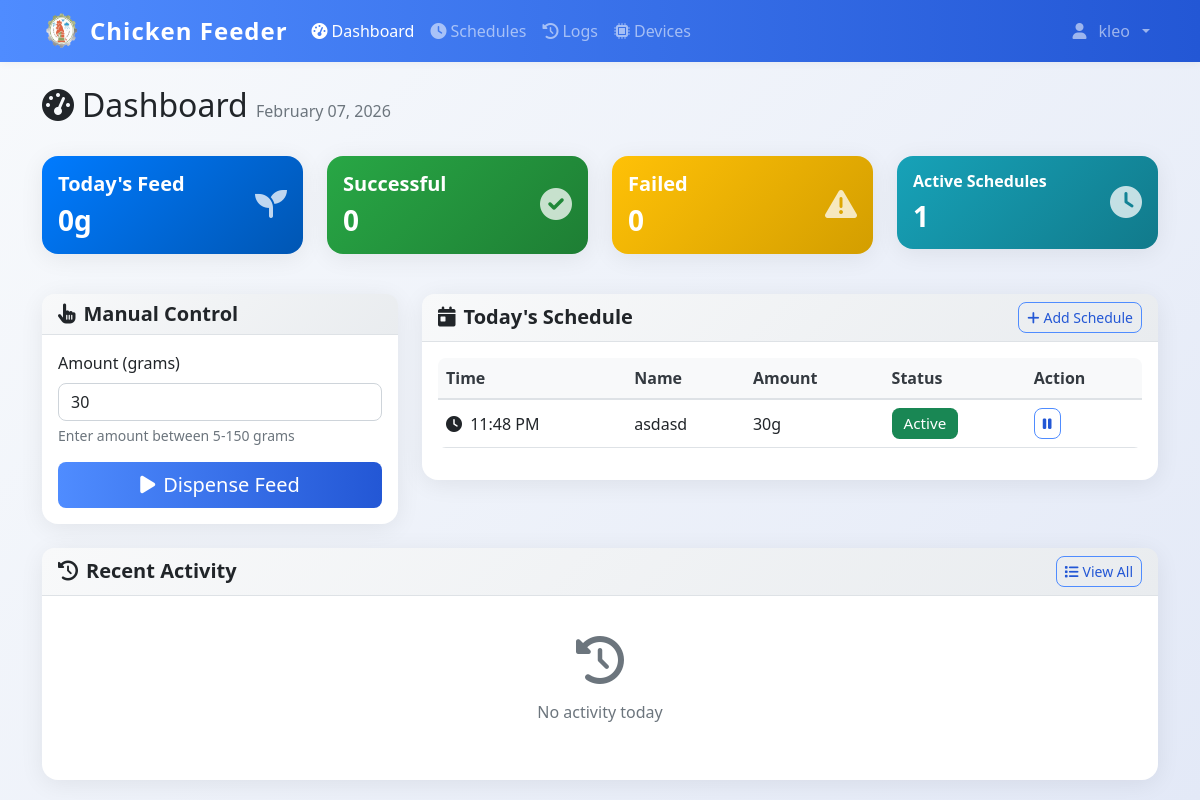
/dashboard (signed in), run on an earlier commit of the app's database.
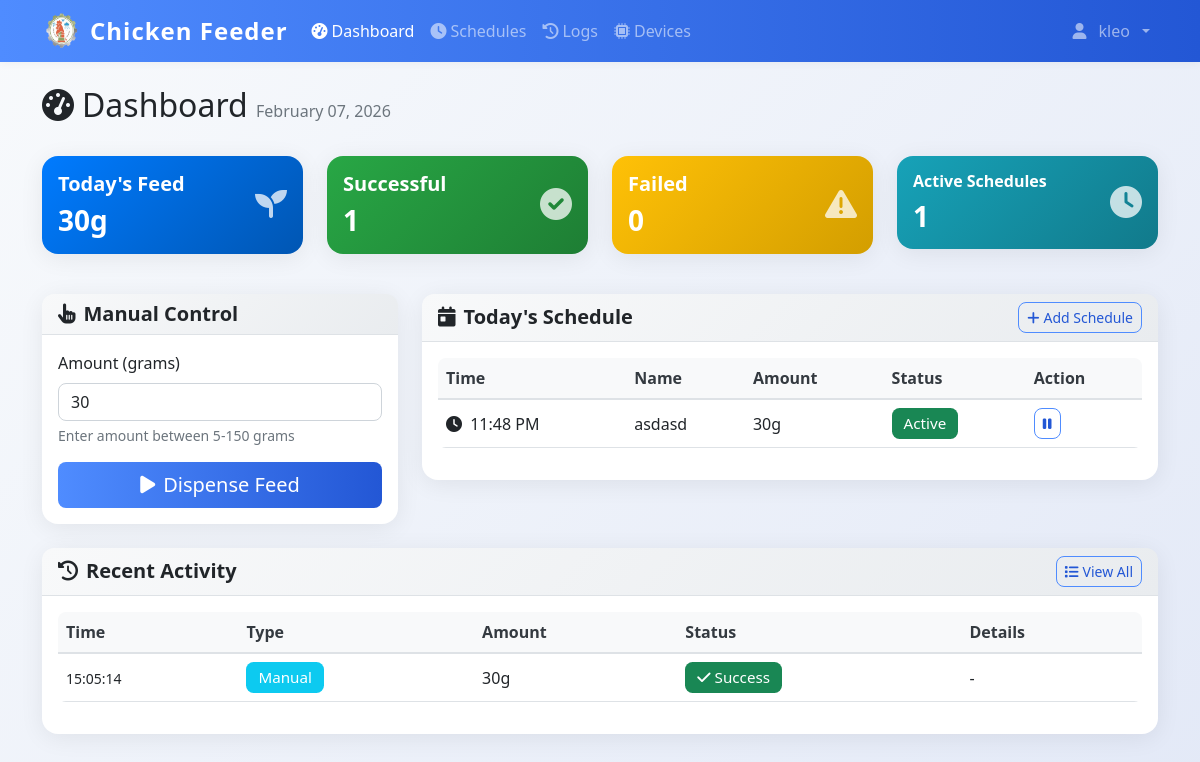
And on a later commit of the database.
### models.py (models this page shows)
class FeedSchedule(db.Model):
    id = db.Column(db.Integer, primary_key=True)
    name = db.Column(db.String(100), nullable=False)
    feed_time = db.Column(db.Time, nullable=False)
    amount_grams = db.Column(db.Integer, nullable=False)
    is_active = db.Column(db.Boolean, default=True)
    created_by = db.Column(db.Integer, db.ForeignKey('user.id'), nullable=False)
    created_at = db.Column(db.DateTime, default=datetime.utcnow)
    user = db.relationship('User', backref=db.backref('schedules', lazy=True))

class DispenseLog(db.Model):
    id = db.Column(db.Integer, primary_key=True)
    timestamp = db.Column(db.DateTime, default=datetime.utcnow, nullable=False)
    amount_grams = db.Column(db.Integer, nullable=False)
    trigger_type = db.Column(db.String(20), nullable=False)
    schedule_id = db.Column(db.Integer, db.ForeignKey('feed_schedule.id'), nullable=True)
    status = db.Column(db.String(20), default='success')
    error_message = db.Column(db.Text, nullable=True)
    image_path = db.Column(db.String(255), nullable=True)  # Path to captured feed image
    pellet_count = db.Column(db.Integer, nullable=True)  # Number of pellets detected in image
    grams_detected = db.Column(db.Float, nullable=True)  # Estimated grams of pellets in feeder
    grams_dispensed = db.Column(db.Integer, nullable=True)  # Actual amount dispensed by servo
    triggered_by = db.Column(db.Integer, db.ForeignKey('user.id'), nullable=True)
    schedule = db.relationship('FeedSchedule', backref=db.backref('dispense_logs', lazy=True))
    user = db.relationship('User', backref=db.backref('dispense_logs', lazy=True))

### app.py (the view)
@app.route('/dashboard', methods=['GET', 'POST'])
@login_required
def dashboard():
    today_schedules = FeedSchedule.query.filter_by(created_by=current_user.id, is_active=True).order_by(FeedSchedule.feed_time).all()
    today_start = datetime.now().replace(hour=0, minute=0, second=0, microsecond=0)
    today_logs = DispenseLog.query.filter(
        DispenseLog.timestamp >= today_start,
        DispenseLog.triggered_by == current_user.id
    ).order_by(DispenseLog.timestamp.desc()).all()
    total_today = sum(log.amount_grams for log in today_logs if log.status == 'success')
    return render_template('dashboard.html',
                         schedules=today_schedules,
                         logs=today_logs,
                         total_today=total_today)

### app.py (called while the page is built)
@login_manager.user_loader
def load_user(user_id):
    return db.session.get(User, int(user_id))

@app.context_processor
def inject_datetime():
    return {'datetime': datetime}

@app.before_request
def restrict_admin_from_user_pages():
    if current_user.is_authenticated and getattr(current_user, 'is_admin', False):
        admin_paths = ['/admin', '/admin/', '/admin/dashboard', '/admin/config', '/admin/create', '/admin/feed-ratio']
        if not any(request.path.startswith(p) for p in admin_paths):
            if not request.path.startswith('/static') and not request.path.startswith('/logout'):
                return redirect(url_for('admin.dashboard'))

### templates/dashboard.html (shortened to what the changed rows need)
{% extends "base.html" %}
{% block content %}
<div class="container mt-4">
    <div class="row mb-4">
    <div class="col">
        <h1 class="h2">
            <i class="fas fa-tachometer-alt me-2"></i>Dashboard
            <span class="text-muted fs-6">{{ datetime.now().strftime('%B %d, %Y') }}</span>
        </h1>
    </div>
</div>
<div class="row mb-4">
    <div class="col-md-3 mb-3">
        <div class="card bg-primary text-white">
            <div class="card-body">
                <div class="d-flex justify-content-between">
                    <div>
                        <h5 class="card-title">Today's Feed</h5>
                        <h3 class="mb-0" id="total-today">{{ total_today }}g</h3>
                    </div>
                </div>
            </div>
        </div>
    </div>
    <div class="col-md-3 mb-3">
        <div class="card bg-success text-white">
            <div class="card-body">
                <div class="d-flex justify-content-between">
                    <div>
                        <h5 class="card-title">Successful</h5>
                        <h3 class="mb-0" id="successful-today">{{ logs|selectattr('status', 'equalto', 'success')|list|length }}</h3>
                    </div>
                </div>
            </div>
        </div>
    </div>
</div>
<div class="row">
    <div class="col-lg-8 mb-4">
        <div class="card">
            <div class="card-body">
                {% if schedules %}
                <div class="table-responsive">
                    <table class="table table-hover">
                        <thead>
                            <tr>
                                <th>Time</th>
                                <th>Name</th>
                                <th>Amount</th>
                                <th>Status</th>
                                <th>Action</th>
                            </tr>
                        </thead>
                        <tbody>
                            {% for schedule in schedules %}
                            <tr>
                                <td>
                                    <i class="fas fa-clock me-1"></i>
                                    {{ schedule.feed_time.strftime('%I:%M %p') }}
                                </td>
                                <td>{{ schedule.name }}</td>
                                <td>{{ schedule.amount_grams }}g</td>
                                <td>
                                    {% if schedule.is_active %}
                                        <span class="badge bg-success">Active</span>
                                    {% else %}
                                        <span class="badge bg-secondary">Inactive</span>
                                    {% endif %}
                                </td>
                                <td>
                                    <button class="btn btn-sm btn-outline-primary"
                                            onclick="toggleSchedule({{ schedule.id }})">
                                        {% if schedule.is_active %}
                                            <i class="fas fa-pause"></i>
                                        {% else %}
                                            <i class="fas fa-play"></i>
                                        {% endif %}
                                    </button>
                                </td>
                            </tr>
                            {% endfor %}
                        </tbody>
                    </table>
                </div>
                {% endif %}
            </div>
        </div>
    </div>
</div>
<div class="row">
    <div class="col-12">
        <div class="card">
            <div class="card-body">
                {% if logs %}
                <div class="table-responsive">
                    <table class="table table-hover">
                        <thead>
                            <tr>
                                <th>Time</th>
                                <th>Type</th>
                                <th>Amount</th>
                                <th>Status</th>
                                <th>Details</th>
                            </tr>
                        </thead>
                        <tbody>
                            {% for log in logs[:10] %}
                            <tr>
                                <td>
                                    <small>{{ log.timestamp.strftime('%H:%M:%S') }}</small>
                                </td>
                                <td>
                                    {% if log.trigger_type == 'manual' %}
                                        <span class="badge bg-info">Manual</span>
                                    {% else %}
                                        <span class="badge bg-primary">Scheduled</span>
                                    {% endif %}
                                </td>
                                <td>{{ log.amount_grams }}g</td>
                                <td>
                                    {% if log.status == 'success' %}
                                        <span class="badge bg-success">
                                            <i class="fas fa-check me-1"></i>Success
                                        </span>
                                    {% else %}
                                        <span class="badge bg-danger">
                                            <i class="fas fa-times me-1"></i>Failed
                                        </span>
                                    {% endif %}
                                </td>
                                <td style="max-width: 300px;">
                                    {% if log.schedule %}
                                        {{ log.schedule.name }}
                                    {% elif log.error_message %}
                                        <small class="text-danger" title="{{ log.error_message }}" style="cursor: help;">
                                            {{ log.error_message[:100] }}{% if log.error_message|length > 100 %}...{% endif %}
                                        </small>
                                    {% else %}
                                        -
                                    {% endif %}
                                </td>
                            </tr>
                            {% endfor %}
                        </tbody>
                    </table>
                </div>
                {% else %}
                <div class="text-center text-muted py-4">
                    <i class="fas fa-history fa-3x mb-3"></i>
                    <p>No activity today</p>
                </div>
                {% endif %}
            </div>
        </div>
    </div>
</div>
</div>
{% endblock %}

What changed in the data, as far as the page shows it:
added DispenseLog: timestamp "15:05:14", trigger_type "Manual", amount_grams "30", status "success" (drawn)
Also different on the page:
{{ total_today }}: "0" → "30"
{{ logs|selectattr('status', 'equalto', 'success')|list|length }}: "0" → "1"
text no longer shown: "No activity today"
text now shown: "Time Type Amount Status Details"
